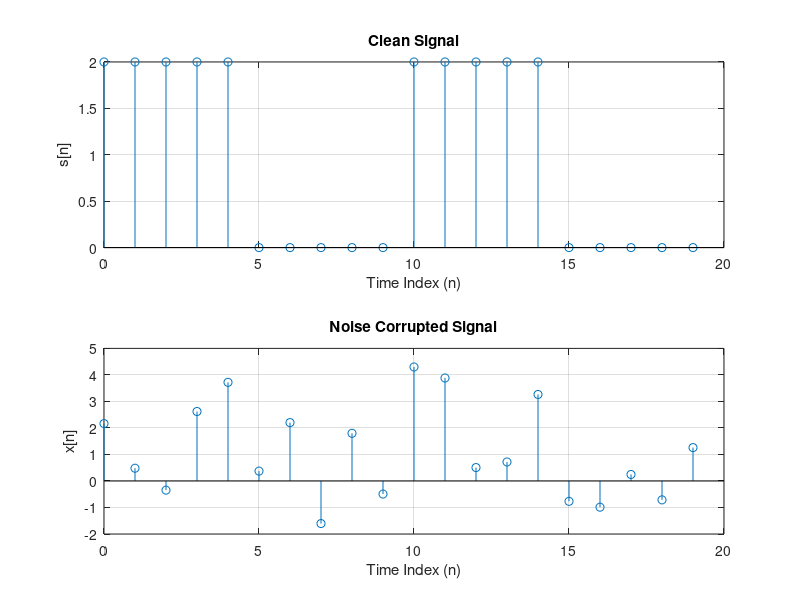
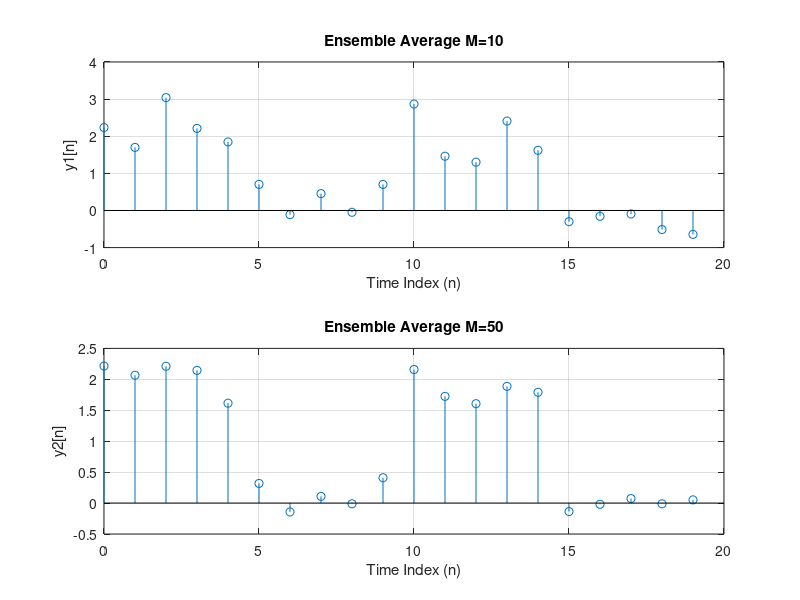

These figures' MATLAB source, in order:
function lab2b()
  pkg load signal;
  len=20;
  n=0:len-1;
  F=1000;
  fs=10000;
  f=F/fs;
  s=(1+square(2*pi*f*n));
  w=-0.5+rand(1,length(n));
  x=s+5*w;
  figure(1)
  subplot(2,1,1);
  stem(n,s);
  grid;
  ylabel('s[n]'); 
  xlabel('Time Index (n)');
  title("Clean Signal");
  subplot(2,1,2);
  stem(n,x);
  grid;
  ylabel('x[n]'); 
  xlabel('Time Index (n)');
  title("Noise Corrupted Signal");
  %ensemble average filter
  y1=0;
  y2=0;
  M1=10;
  M2=50;
  for i=1:max(M1,M2);
     w2=5*(rand(1,length(n))-0.5);
     x=s+w2;
     if(i<=M1)
     y1=y1+x;
     endif
     y2=y2+x;
  endfor
  y1=y1/M1;
  y2=y2/M2;
  figure(2);
  subplot(2,1,1);
  stem(n,y1);
  grid;
  ylabel('y1[n]'); 
  xlabel('Time Index (n)');
  title("Ensemble Average M=10");
  subplot(2,1,2);
  stem(n,y2);
  grid;
  ylabel('y2[n]'); 
  xlabel('Time Index (n)');
  title("Ensemble Average M=50");
  end;